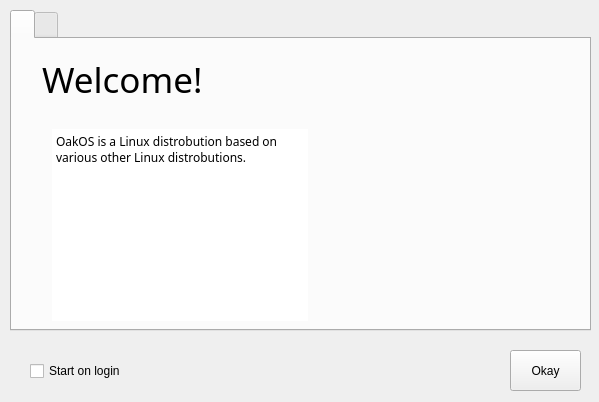
<?xml version="1.0" encoding="UTF-8"?>
<ui version="4.0">
 <class>DialogAttempt</class>
 <widget class="QWidget" name="DialogAttempt">
  <property name="geometry">
   <rect>
    <x>0</x>
    <y>0</y>
    <width>599</width>
    <height>402</height>
   </rect>
  </property>
  <property name="sizePolicy">
   <sizepolicy hsizetype="Fixed" vsizetype="Fixed">
    <horstretch>0</horstretch>
    <verstretch>0</verstretch>
   </sizepolicy>
  </property>
  <property name="windowTitle">
   <string>DialogAttempt</string>
  </property>
  <widget class="QPushButton" name="closeButton">
   <property name="geometry">
    <rect>
     <x>510</x>
     <y>350</y>
     <width>71</width>
     <height>41</height>
    </rect>
   </property>
   <property name="sizePolicy">
    <sizepolicy hsizetype="Minimum" vsizetype="Fixed">
     <horstretch>0</horstretch>
     <verstretch>0</verstretch>
    </sizepolicy>
   </property>
   <property name="cursor">
    <cursorShape>ArrowCursor</cursorShape>
   </property>
   <property name="mouseTracking">
    <bool>true</bool>
   </property>
   <property name="acceptDrops">
    <bool>true</bool>
   </property>
   <property name="toolTipDuration">
    <number>-1</number>
   </property>
   <property name="accessibleName">
    <string>closeButton</string>
   </property>
   <property name="locale">
    <locale language="English" country="UnitedStates"/>
   </property>
   <property name="text">
    <string>Okay</string>
   </property>
   <property name="shortcut">
    <string>Space</string>
   </property>
   <property name="checkable">
    <bool>false</bool>
   </property>
   <property name="autoRepeat">
    <bool>false</bool>
   </property>
   <property name="autoExclusive">
    <bool>false</bool>
   </property>
   <property name="default">
    <bool>false</bool>
   </property>
   <property name="flat">
    <bool>false</bool>
   </property>
  </widget>
  <widget class="QTabWidget" name="TabWidget">
   <property name="geometry">
    <rect>
     <x>10</x>
     <y>10</y>
     <width>581</width>
     <height>321</height>
    </rect>
   </property>
   <property name="font">
    <font>
     <family>Noto Sans</family>
     <pointsize>9</pointsize>
     <weight>50</weight>
     <bold>false</bold>
    </font>
   </property>
   <property name="cursor">
    <cursorShape>ArrowCursor</cursorShape>
   </property>
   <property name="focusPolicy">
    <enum>Qt::TabFocus</enum>
   </property>
   <property name="toolTip">
    <string/>
   </property>
   <property name="layoutDirection">
    <enum>Qt::LeftToRight</enum>
   </property>
   <property name="autoFillBackground">
    <bool>false</bool>
   </property>
   <property name="inputMethodHints">
    <set>Qt::ImhNone</set>
   </property>
   <property name="currentIndex">
    <number>0</number>
   </property>
   <widget class="QWidget" name="TabWidgetPage1" native="true">
    <attribute name="title">
     <string/>
    </attribute>
    <widget class="QLabel" name="label">
     <property name="geometry">
      <rect>
       <x>30</x>
       <y>20</y>
       <width>201</width>
       <height>41</height>
      </rect>
     </property>
     <property name="font">
      <font>
       <family>Noto Sans</family>
       <pointsize>26</pointsize>
       <weight>50</weight>
       <bold>false</bold>
      </font>
     </property>
     <property name="text">
      <string>Welcome!</string>
     </property>
     <property name="textFormat">
      <enum>Qt::PlainText</enum>
     </property>
     <property name="scaledContents">
      <bool>false</bool>
     </property>
     <property name="wordWrap">
      <bool>true</bool>
     </property>
     <property name="openExternalLinks">
      <bool>false</bool>
     </property>
    </widget>
    <widget class="QTextBrowser" name="textBrowser">
     <property name="geometry">
      <rect>
       <x>40</x>
       <y>90</y>
       <width>256</width>
       <height>192</height>
      </rect>
     </property>
     <property name="frameShape">
      <enum>QFrame::NoFrame</enum>
     </property>
     <property name="frameShadow">
      <enum>QFrame::Plain</enum>
     </property>
     <property name="html">
      <string>&lt;!DOCTYPE HTML PUBLIC &quot;-//W3C//DTD HTML 4.0//EN&quot; &quot;http://www.w3.org/TR/REC-html40/strict.dtd&quot;&gt;
&lt;html&gt;&lt;head&gt;&lt;meta name=&quot;qrichtext&quot; content=&quot;1&quot; /&gt;&lt;style type=&quot;text/css&quot;&gt;
p, li { white-space: pre-wrap; }
&lt;/style&gt;&lt;/head&gt;&lt;body style=&quot; font-family:'Noto Sans'; font-size:9pt; font-weight:400; font-style:normal;&quot;&gt;
&lt;p style=&quot; margin-top:0px; margin-bottom:0px; margin-left:0px; margin-right:0px; -qt-block-indent:0; text-indent:0px;&quot;&gt;OakOS is a Linux distrobution based on various other Linux distrobutions.&lt;/p&gt;&lt;/body&gt;&lt;/html&gt;</string>
     </property>
    </widget>
   </widget>
   <widget class="QWidget" name="TabWidgetPage2" native="true">
    <attribute name="title">
     <string/>
    </attribute>
    <widget class="QLabel" name="label_2">
     <property name="geometry">
      <rect>
       <x>10</x>
       <y>10</y>
       <width>55</width>
       <height>16</height>
      </rect>
     </property>
     <property name="text">
      <string>TextLabel</string>
     </property>
    </widget>
   </widget>
  </widget>
  <widget class="QCheckBox" name="checkBox">
   <property name="geometry">
    <rect>
     <x>30</x>
     <y>360</y>
     <width>101</width>
     <height>22</height>
    </rect>
   </property>
   <property name="text">
    <string>Start on login</string>
   </property>
  </widget>
  <zorder>TabWidget</zorder>
  <zorder>closeButton</zorder>
  <zorder>checkBox</zorder>
 </widget>
 <resources/>
 <connections/>
</ui>
